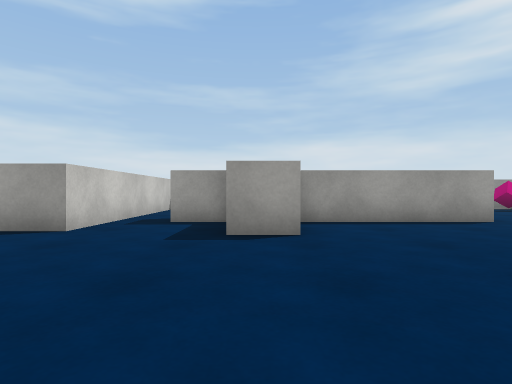
[1] (above)

21 first-person views from a walk through a Unity game level. The camera is 0.58 m above the floor, looks level and sees 80° across. The floor is counted in squares, 1 m on a side. Each view is taken from the middle of a square. On the plan, view 1 faces up. The plan holds only what a view shows up to about 9 squares ahead; the rest is blank. The player character is not drawn. Surface patterns are stand-ins for the level's own textures.

[2]
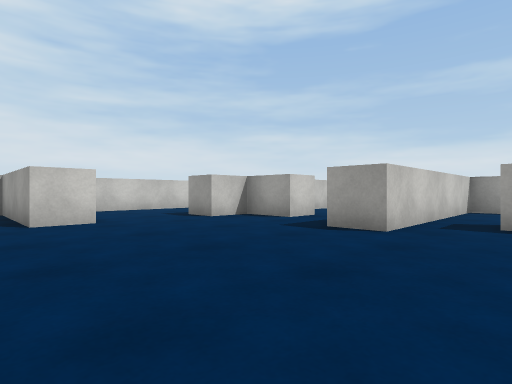

[3]
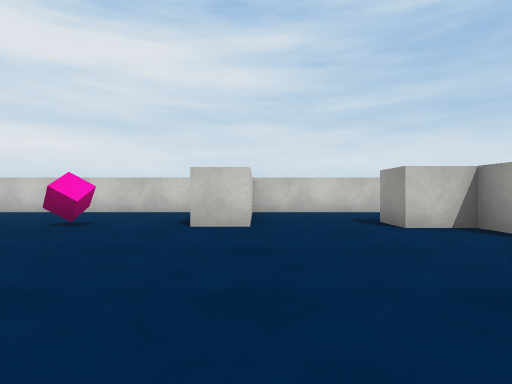

[4]
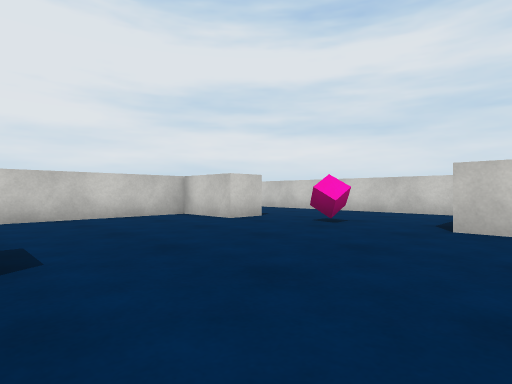

[5]
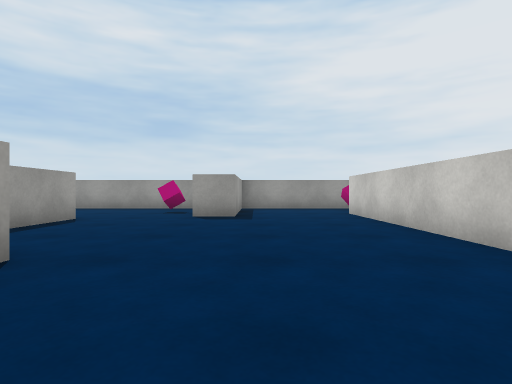

[6]
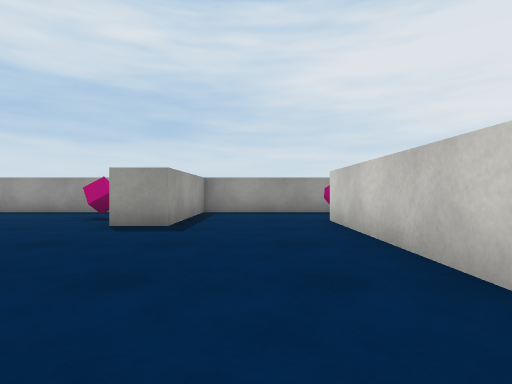

[7]
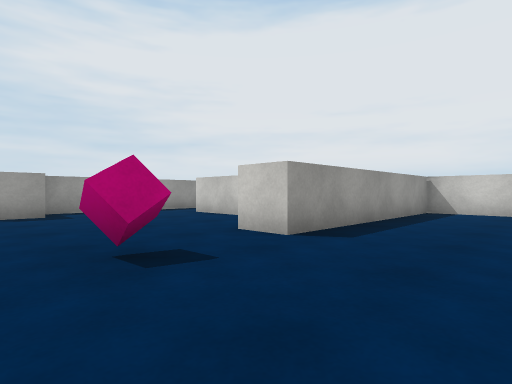

[8]
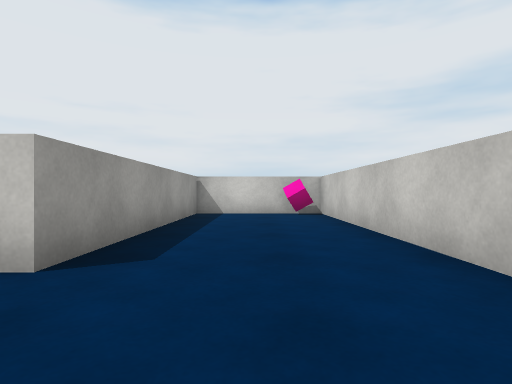

[9]
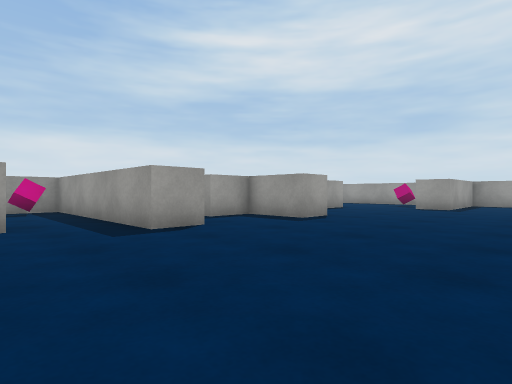

[10]
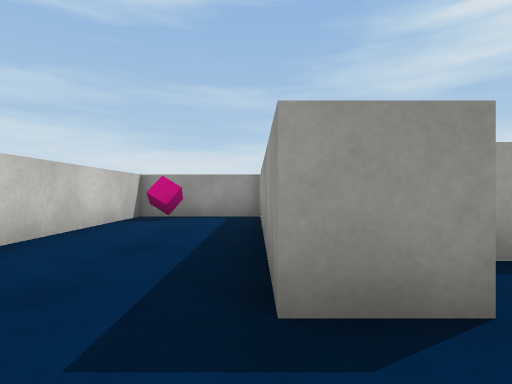

[11]
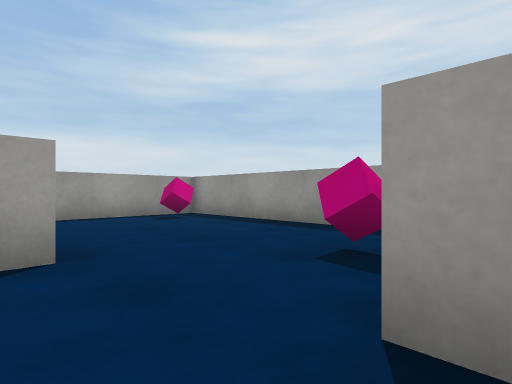

[12]
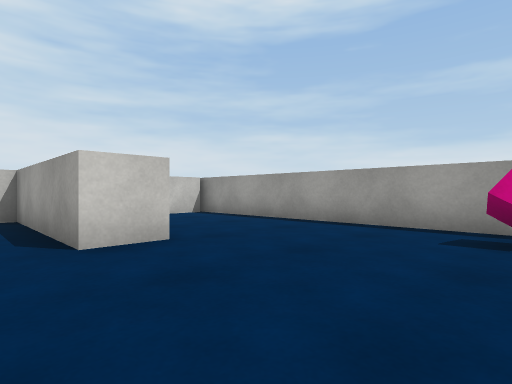

[13]
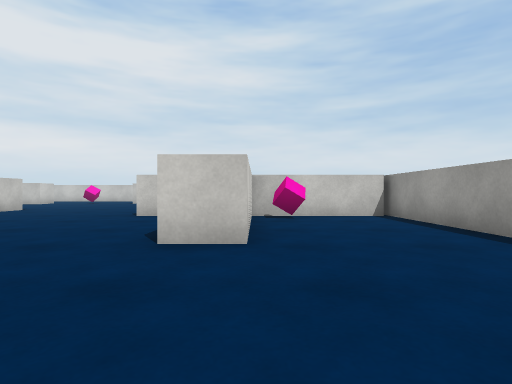

[14]
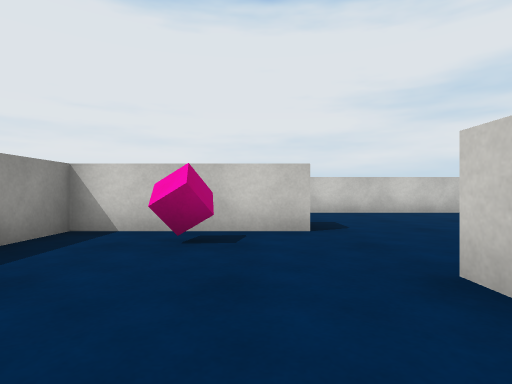

[15]
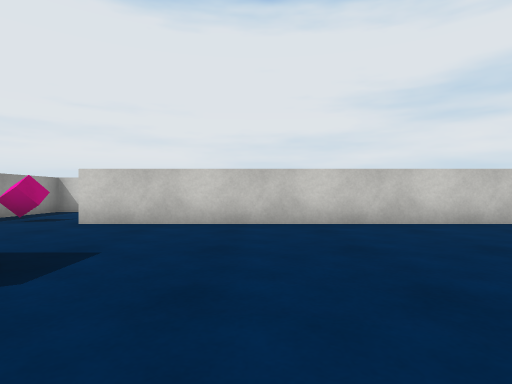

[16]
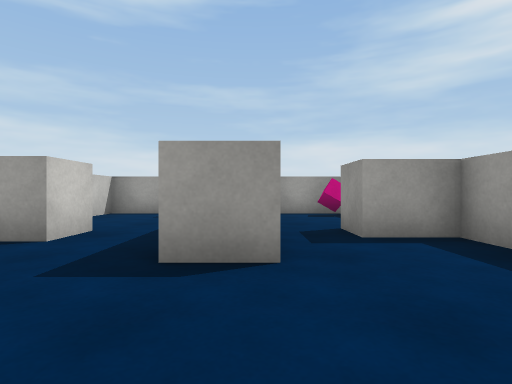

[17]
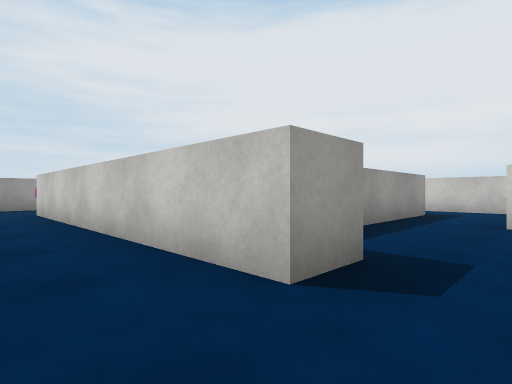

[18]
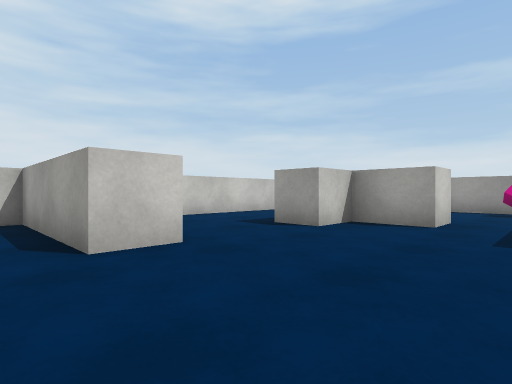

[19]
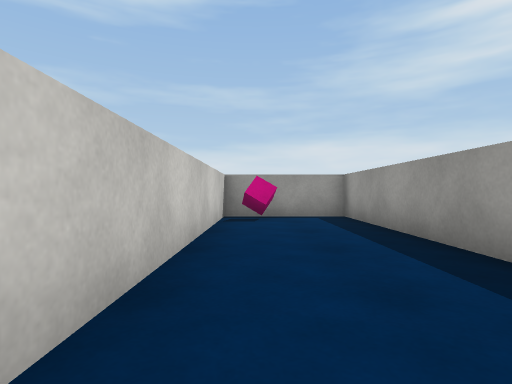

[20]
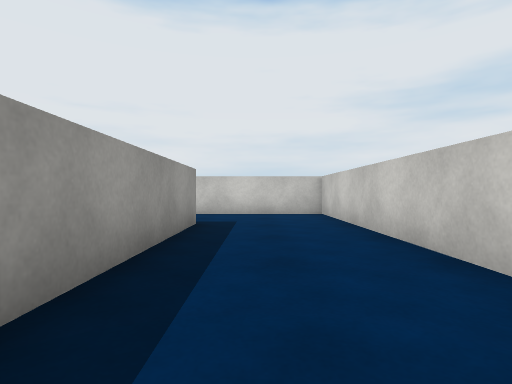

[21]
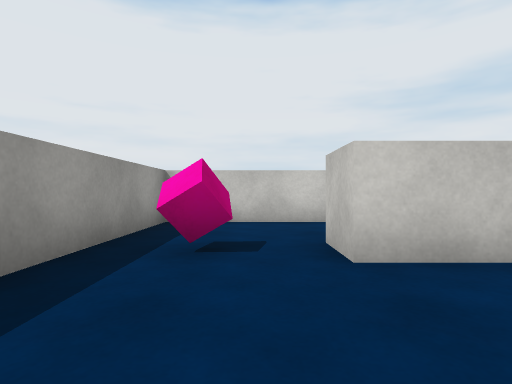

### Floor plan
Ten units are one square. View 1 is at (0, 0); x grows to the right and y downward. Boxes are objects, and circles mark ways between rooms. Rooms are numbered by the first view taken in them; rooms with no view inside come last. Other rooms are left out.
<svg viewBox="-113 -110 205 208">
<path fill="none" stroke="#000" d="M-18 16 -18 5 62 5M-86 -19 -71 -19 -71 -9 -108 -9 -108 93 -74 93 -74 32 -64 32 -64 51 -24 51M-6 45 -6 16M-69 -56 -69 -44 -79 -44M46 -59 6 -59 6 -41 -4 -41 -4 -59M-10 -103 -28 -103 -28 -44 -38 -44 -38 -103 -69 -103 -69 -92M87 5 87 -25 52 -25 52 -35M16 -69 46 -69 46 -59M52 -35 87 -35 87 -103 2 -103M6 -101 6 -69M-79 -44 -79 -103 -108 -103 -108 -19 -86 -19M62 5 62 15M66 39 87 39 87 5"/>
<rect x="-75" y="5" width="10" height="10" fill="#bbb"><title>pink cube</title></rect>
<rect x="-65" y="-65" width="10" height="10" fill="#bbb"><title>block</title></rect>
<rect x="-55" y="-105" width="10" height="10" fill="#bbb"><title>pink cube</title></rect>
<rect x="-15" y="-75" width="10" height="20" fill="#bbb"><title>block</title></rect>
<rect x="-15" y="-105" width="10" height="10" fill="#bbb"><title>pink cube</title></rect>
<rect x="5" y="-85" width="10" height="10" fill="#bbb"><title>pink cube</title></rect>
<rect x="65" y="-45" width="10" height="10" fill="#bbb"><title>pink cube</title></rect>
<rect x="75" y="-95" width="10" height="10" fill="#bbb"><title>pink cube</title></rect>
<rect x="-105" y="-105" width="10" height="10" fill="#bbb"><title>pink cube</title></rect>
<rect x="75" y="5" width="10" height="10" fill="#bbb"><title>pink cube</title></rect>
<circle cx="45" cy="-45" r="3" fill="#2a7"/>
<circle cx="-80" cy="-35" r="3" fill="#2a7"/>
<circle cx="75" cy="10" r="3" fill="#2a7"/>
<text x="-30" y="-10">1</text>
<text x="50" y="-80">2</text>
<text x="-100" y="-70">3</text>
<text x="70" y="20">4</text>
</svg>
Room 1 opens to room 2. Room 1 opens to room 3. Room 1 opens to room 4.

Where each view was taken, in squares from view 1:
view 1: 0 up, 0 right, facing up
view 2: 0 up, 1 left, facing up-left
view 3: 2 up, 2 left, facing left
view 4: 2 up, 2 left, facing down-left
view 5: 2 up, 2 left, facing right
view 6: 1 up, 0 right, facing right
view 7: 0 up, 10 left, facing down-right
view 8: 1 down, 9 left, facing down
view 9: 0 up, 6 left, facing up-right
view 10: 3 up, 8 left, facing up
view 11: 3 up, 4 right, facing up-right
view 12: 5 up, 8 right, facing up-left
view 13: 7 up, 8 right, facing left
view 14: 8 up, 6 right, facing down
view 15: 5 up, 3 right, facing down
view 16: 2 up, 3 left, facing up
view 17: 1 up, 3 left, facing down-right
view 18: 0 up, 4 left, facing up-left
view 19: 3 up, 10 left, facing up
view 20: 10 up, 9 left, facing down
view 21: 2 up, 7 right, facing down
